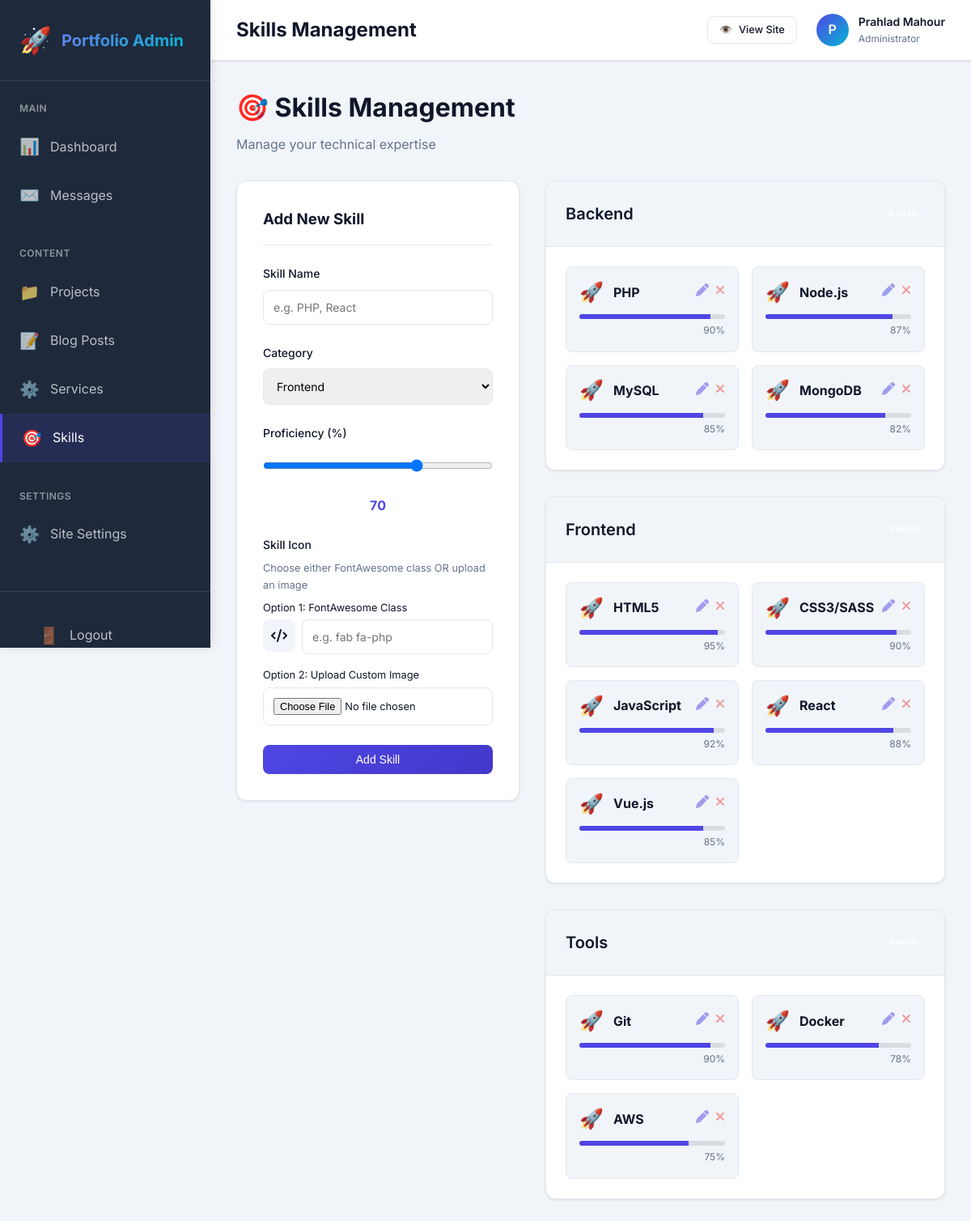
/admin/skills.php (signed in), run on the app's committed database.
### tables this page shows
CREATE TABLE `users` (
  `id` int(11) NOT NULL AUTO_INCREMENT,
  `name` varchar(100) NOT NULL,
  `email` varchar(100) NOT NULL,
  `password` varchar(255) NOT NULL,
  `role` enum('admin','editor') DEFAULT 'admin',
  `created_at` timestamp NOT NULL DEFAULT CURRENT_TIMESTAMP,
  `updated_at` timestamp NOT NULL DEFAULT CURRENT_TIMESTAMP ON UPDATE CURRENT_TIMESTAMP,
  PRIMARY KEY (`id`),
  UNIQUE KEY `email` (`email`)
);

CREATE TABLE `skills` (
  `id` int(11) NOT NULL AUTO_INCREMENT,
  `name` varchar(100) NOT NULL,
  `category` varchar(50) NOT NULL COMMENT 'e.g., Frontend, Backend, Tools',
  `level` int(11) NOT NULL DEFAULT 0 COMMENT 'Proficiency level 0-100',
  `icon` varchar(100) DEFAULT NULL,
  `sort_order` int(11) DEFAULT 0,
  `status` enum('active','inactive') DEFAULT 'active',
  `created_at` timestamp NOT NULL DEFAULT CURRENT_TIMESTAMP,
  `updated_at` timestamp NOT NULL DEFAULT CURRENT_TIMESTAMP ON UPDATE CURRENT_TIMESTAMP,
  PRIMARY KEY (`id`)
);

### admin/skills.php (the view, shortened to what the rows shown need)
<?php
require_once dirname(__DIR__) . '/config/database.php';
require_once dirname(__DIR__) . '/config/auth.php';
require_once dirname(__DIR__) . '/app/helpers/helpers.php';
$skillModel = new Skill();
$skills = $skillModel->all([], 'category ASC, sort_order ASC');
$groupedSkills = [];
foreach ($skills as $skill) {
    if (!isset($groupedSkills[$skill['category']])) {
        $groupedSkills[$skill['category']] = [];
    }
    $groupedSkills[$skill['category']][] = $skill;
}
$pageTitle = 'Skills Management';
include dirname(__DIR__) . '/includes/admin-header.php';
?>
<div class="page-header">
    <div>
        <h1 class="page-title">🎯 Skills Management</h1>
    </div>
</div>
<div style="display: grid; grid-template-columns: 350px 1fr; gap: 2rem; align-items: start;">
    <div style="display: flex; flex-direction: column; gap: 2rem;">
        <?php if (empty($groupedSkills)): ?>
            <div class="data-table" style="padding: 3rem; text-align: center;">
                <div style="font-size: 4rem; opacity: 0.2; margin-bottom: 1rem;">🎯</div>
                <h3>No Skills Added Yet</h3>
                <p style="color: var(--admin-text-light);">Use the form on the left to add your skills.</p>
            </div>
        <?php else: ?>
            <?php foreach ($groupedSkills as $category => $categorySkills): ?>
                <div class="data-table">
                    <div class="table-header">
                        <h3 class="table-title"><?php echo clean($category); ?></h3>
                        <span class="badge" style="background: var(--admin-current);"><?php echo count($categorySkills); ?> skills</span>
                    </div>
                    <div style="padding: 1.5rem; display: grid; grid-template-columns: repeat(auto-fill, minmax(200px, 1fr)); gap: 1rem;">
                        <?php foreach ($categorySkills as $skill): ?>
                            <div style="background: var(--admin-bg); border: 1px solid var(--admin-border); border-radius: 8px; padding: 1rem; position: relative; group;">
                                <div style="display: flex; justify-content: space-between; align-items: start; margin-bottom: 0.75rem;">
                                    <div style="display: flex; align-items: center; gap: 0.75rem;">
                                        <div style="font-size: 1.5rem; color: var(--admin-primary); width: 30px; height: 30px; display: flex; align-items: center; justify-content: center;">
                                            <?php if (!empty($skill['icon'])): ?>
                                                <?php if (strpos($skill['icon'], 'fa-') !== false): ?>
                                                    <i class="<?php echo clean($skill['icon']); ?>"></i>
                                                <?php elseif (strpos($skill['icon'], '.') !== false): ?>
                                                    <img src="<?php echo getFileUrl($skill['icon']); ?>" alt="" style="width: 100%; height: 100%; object-fit: contain;">
                                                <?php else: ?>
                                                    <?php echo $skill['icon'];  ?>
                                                <?php endif; ?>
                                            <?php else: ?>
                                                🚀
                                            <?php endif; ?>
                                        </div>
                                        <strong><?php echo clean($skill['name']); ?></strong>
                                    </div>
                                    <div style="display: flex; gap: 0.5rem;">
                                        <a href="?action=edit&id=<?php echo $skill['id']; ?>"
                                           style="color: var(--admin-primary); opacity: 0.5; transition: opacity 0.2s;"
                                           onmouseover="this.style.opacity=1"
                                           onmouseout="this.style.opacity=0.5"
                                           title="Edit">
                                            <i class="fas fa-pen"></i>
                                        </a>
                                        <a href="?action=delete&id=<?php echo $skill['id']; ?>"
                                           onclick="return confirm('Delete this skill?')"
                                           style="color: #EF4444; opacity: 0.5; transition: opacity 0.2s;"
                                           onmouseover="this.style.opacity=1"
                                           onmouseout="this.style.opacity=0.5"
                                           title="Delete">
                                            <i class="fas fa-times"></i>
                                        </a>
                                    </div>
                                </div>
                                <div style="background: rgba(0,0,0,0.1); height: 6px; border-radius: 3px; overflow: hidden;">
                                    <div style="background: var(--admin-primary); height: 100%; width: <?php echo $skill['level'] ?? 0; ?>%;"></div>
                                </div>
                                <div style="text-align: right; font-size: 0.75rem; margin-top: 0.25rem; color: var(--admin-text-light);">
                                    <?php echo $skill['level'] ?? 0; ?>%
                                </div>
                            </div>
                        <?php endforeach; ?>
                    </div>
                </div>
            <?php endforeach; ?>
        <?php endif; ?>
    </div>
</div>
<?php include dirname(__DIR__) . '/includes/admin-footer.php'; ?>

### includes/admin-header.php (shortened to what the rows shown need)
<?php
$currentUser = getCurrentUser();
?>
<!DOCTYPE html>
<html lang="en">
<head>
    <link rel="stylesheet" href="<?php echo ASSETS_URL; ?>/css/admin.css">
    <link rel="stylesheet" href="https://cdnjs.cloudflare.com/ajax/libs/font-awesome/6.4.0/css/all.min.css">
</head>
<body>
    <div class="admin-layout">
        <aside class="admin-sidebar" id="adminSidebar">
            <div class="admin-logo">
                <h2>Portfolio Admin</h2>
            </div>
        </aside>
        <main class="admin-main">
            <header class="admin-topbar">
                <div class="topbar-left">
                    <h1 class="topbar-title"><?php echo $pageTitle ?? 'Admin Panel'; ?></h1>
                </div>
                <div class="topbar-right">
                    <div class="user-info">
                        <div class="user-avatar">
                            <?php echo strtoupper(substr($currentUser['name'], 0, 1)); ?>
                        </div>
                        <div class="user-details">
                            <div class="user-name"><?php echo clean($currentUser['name']); ?></div>
                            <div class="user-role">Administrator</div>
                        </div>
                    </div>
                </div>
            </header>
            <div class="admin-content">

### data on the page
users: name "P", name "Prahlad Mahour"
skills: name "PHP", level "90"
skills: name "Node.js", level "87"
skills: name "MySQL", level "85"
skills: name "MongoDB", level "82"
skills: name "HTML5", level "95"
skills: name "CSS3/SASS", level "90"
skills: name "JavaScript", level "92"
skills: name "React", level "88"
skills: name "Vue.js", level "85"
skills: name "Git", level "90"
skills: name "Docker", level "78"
skills: name "AWS", level "75"

### other printed values
$pageTitle "Skills Management"
$category "Backend"
$category "Frontend"
$category "Tools"
form field category "Frontend"
